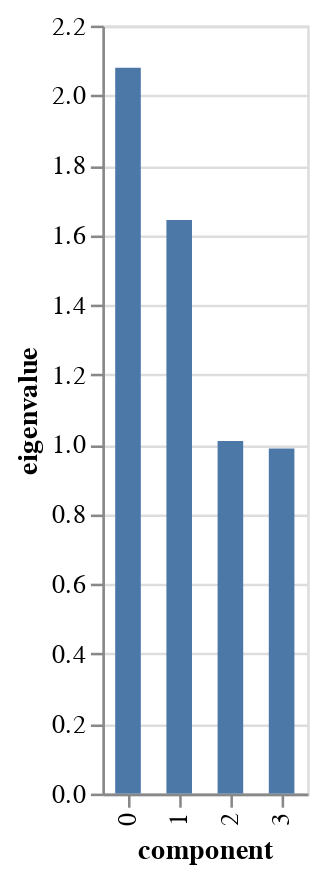

Notebook cell for this chart:
### Code cell
pca.scree_plot()

### Figure 1 — Vega-Lite specification as saved in the notebook (floating-point values rounded to 4 significant figures)
{"config": {"view": {"continuousWidth": 300, "continuousHeight": 300}}, "data": {"name": "data-d40ce3220edb5d98949942678adc848e"}, "mark": {"type": "bar", "size": 10}, "encoding": {"tooltip": [{"field": "component", "type": "nominal"}, {"field": "eigenvalue", "type": "quantitative"}, {"field": "% of variance", "type": "quantitative"}, {"field": "% of variance (cumulative)", "type": "quantitative"}], "x": {"field": "component", "type": "nominal"}, "y": {"field": "eigenvalue", "type": "quantitative"}}, "$schema": "https://vega.github.io/schema/vega-lite/v5.15.1.json", "datasets": {"data-d40ce3220edb5d98949942678adc848e": [{"component": "0", "eigenvalue": 2.08, "% of variance": 34.66, "% of variance (cumulative)": 34.66}, {"component": "1", "eigenvalue": 1.643, "% of variance": 27.39, "% of variance (cumulative)": 62.04}, {"component": "2", "eigenvalue": 1.01, "% of variance": 16.84, "% of variance (cumulative)": 78.88}, {"component": "3", "eigenvalue": 0.9889, "% of variance": 16.48, "% of variance (cumulative)": 95.36}]}}
